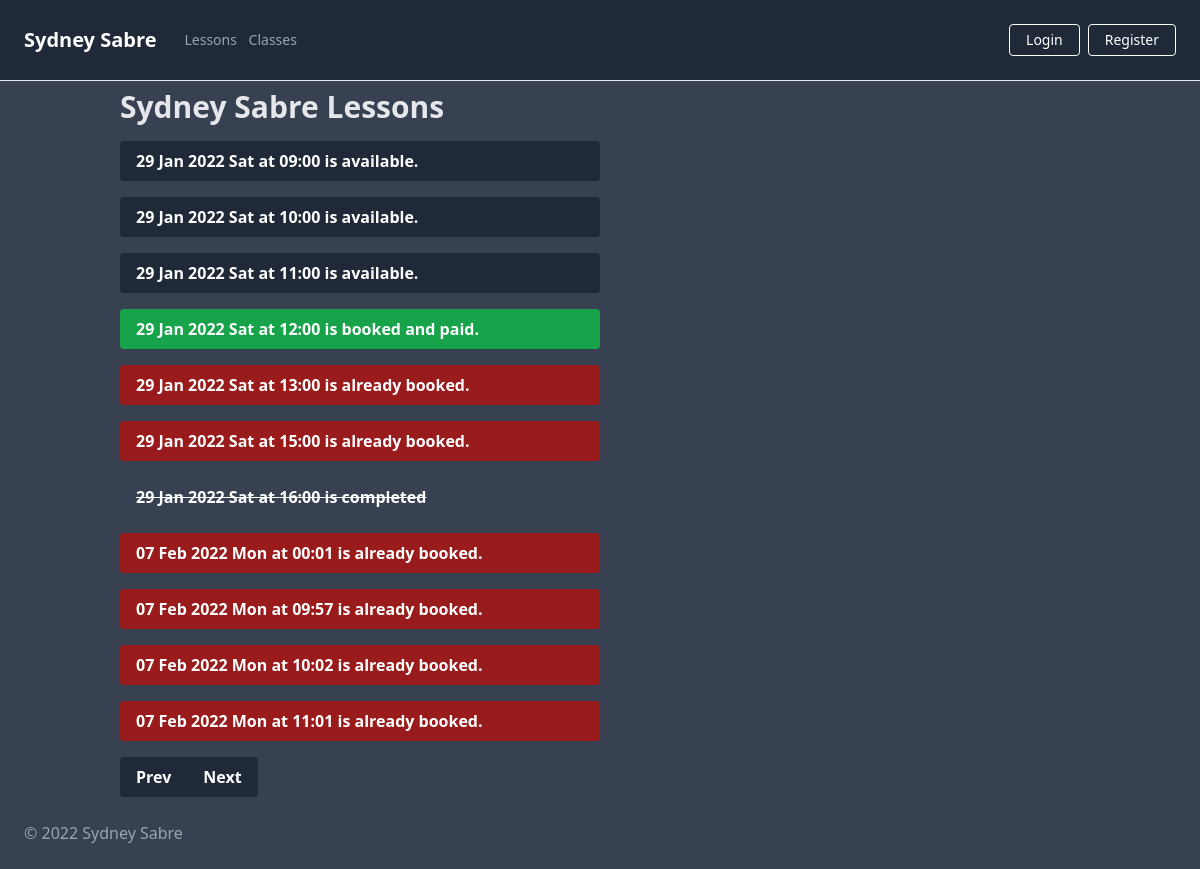
/date/2022-02-07, run on the app's committed database.
### app/models.py (models this page shows, shortened)
class Slot(db.Model):
    __tablename__ = "slots"
    id = db.Column(db.Integer, primary_key=True)
    date = db.Column(db.Date, nullable=False)
    time = db.Column(db.Time, nullable=False)
    name = db.Column(db.String(250), nullable=True)
    comment = db.Column(db.String(500), nullable=True)
    paid = db.Column(db.Boolean, default=False, nullable=True)
    completed = db.Column(db.Boolean, default=False, nullable=True)
    user_id = db.Column(db.Integer, db.ForeignKey('users.id'))

### app/routes.py (the view)
@app.route('/date/<date>')
def show_date(date):
    range = 14
    date = datetime.datetime.strptime(date, '%Y-%m-%d')
    date = date.date() # Strip hours from date
    date_plus_range = date + datetime.timedelta(days=range)
    date_minus_range = date - datetime.timedelta(days=range)
    slots = Slot.query.filter(and_(Slot.date <= date_plus_range, Slot.date >= date_minus_range)) #Show slots on current date +/- range days.
    slots_by_time = sorted(slots, key=lambda slot: slot.time)
    slots_by_timedate = sorted(slots_by_time, key=lambda slot: slot.date)
    return render_template('index.html', all_slots=slots_by_timedate, today=date, next_date=date_plus_range, prev_date=date_minus_range)

### app/templates/index.html
{% extends "base.html" %}
{% block title %}
Sydney Sabre Lessons
{% endblock %}
{% block content %}
    <div class="container">
        <h1 class="text-gray-200 my-2 text-3xl font-bold">{{ self.title() }}</h1>
        {% for slot in all_slots%}
        <div class="flex mr-auto my-4 w-full md:w-3/4 lg:w-1/2">
            {% if current_user.is_admin: %}
                <div class="flex grow">
                    {% if slot.completed == True: %}
                    <a class="grow bg-gray-700 line-through text-white font-bold py-2 px-4 rounded"
                    {% elif slot.name == None: %}
                    <a class="grow bg-gray-800 hover:bg-gray-400 text-white font-bold py-2 px-4 rounded"
                    {% elif slot.paid == True: %}
                    <a class="grow bg-green-800 hover:bg-green-400 text-white font-bold py-2 px-4 rounded"
                    {% else %}
                    <a class="grow bg-red-800 hover:bg-red-400 text-white font-bold py-2 px-4 rounded"
                    {% endif %}
                        href="{{ url_for('book_slot', slot_id=slot.id) }}">
                        {{ slot.date.strftime('%d %b %Y %a') }} at {{ slot.time.strftime('%H:%M') }} booked for {{ slot.name }}
                    </a>
                </div>
            <div class="flex">
                <a class="bg-red-400 hover:bg-red-200 text-white font-bold mx-2 px-3 py-2 rounded"
                    href="{{url_for('delete_slot', slot_id=slot.id) }}">
                    ✘
                </a>
            </div>
            <div class="flex">
                <a class="bg-green-400 hover:bg-green-200 text-white font-bold mx-2 px-3 py-2 rounded"
                    href="{{url_for('toggle_complete_slot', slot_id=slot.id) }}">
                    ✓
                </a>
            </div>
            {% else %}
                {% if slot.completed == True: %}
                <div class="flex grow">
                    <p class="grow bg-gray-700 text-white line-through font-bold py-2 px-4 rounded">
                        {{ slot.date.strftime('%d %b %Y %a') }} at {{ slot.time.strftime('%H:%M') }} is completed
                    </p>
                </div>
                {% elif slot.name == None: %}
                <div class="flex grow">
                    <a class="grow bg-gray-800 hover:bg-gray-400 text-white font-bold py-2 px-4 rounded"
                        href="{{ url_for('book_slot', slot_id=slot.id) }}">
                        {{ slot.date.strftime('%d %b %Y %a') }} at {{ slot.time.strftime('%H:%M') }} is available.
                    </a>
                </div>
                {% elif slot.paid == True: %}
                <div class="flex grow">
                    <p class="grow bg-green-600 text-white font-bold py-2 px-4 rounded">
                        {{ slot.date.strftime('%d %b %Y %a') }} at {{ slot.time.strftime('%H:%M') }} is booked and paid.
                    </p>
                </div>
                {% else %}
                <div class="flex grow">
                    <p class="grow bg-red-800 text-white font-bold py-2 px-4 rounded">
                        {{ slot.date.strftime('%d %b %Y %a') }} at {{ slot.time.strftime('%H:%M') }} is already booked.
                    </p>
                </div>
                {% endif %}
            {% endif %}
        </div>
        {% endfor%}
        <div class="inline-flex">
            <a class="bg-gray-800 hover:bg-gray-400 text-white font-bold py-2 px-4 rounded-l" href="{{url_for('show_date', date=prev_date)}}">
              Prev
            </a>
            <a class="bg-gray-800 hover:bg-gray-400 text-white font-bold py-2 px-4 rounded-r" href="{{url_for('show_date', date=next_date)}}">
              Next
            </a>
          </div>
    </div>
{% endblock %}

### app/static/css/main.css (style rules this page uses)
html { line-height: 1.5; -webkit-text-size-adjust: 100%; -moz-tab-size: 4; -o-tab-size: 4; tab-size: 4; font-family: ui-sans-serif, system-ui, -apple-system, BlinkMacSystemFont, "Segoe UI", Roboto, "Helvetica Neue", Arial, "Noto Sans", sans-serif, "Apple Color Emoji", "Segoe UI Emoji", "Segoe UI Symbol", "Noto Color Emoji"; }
body { margin: 0; line-height: inherit; }
h1, h2, h3, h4, h5, h6 { font-size: inherit; font-weight: inherit; }
a { color: inherit; text-decoration: inherit; }
blockquote, dl, dd, h1, h2, h3, h4, h5, h6, hr, figure, p, pre { margin: 0; }
.container { width: 100%; margin-right: auto; margin-left: auto; padding-right: 2rem; padding-left: 2rem; }
@media (min-width: 640px) { .container { max-width: 640px; } }
@media (min-width: 768px) { .container { max-width: 768px; } }
@media (min-width: 1024px) { .container { max-width: 1024px; } }
.my-2 { margin-top: 0.5rem; margin-bottom: 0.5rem; }
.my-4 { margin-top: 1rem; margin-bottom: 1rem; }
.mr-auto { margin-right: auto; }
.flex { display: flex; }
.inline-flex { display: inline-flex; }
.w-full { width: 100%; }
.grow { flex-grow: 1; }
.rounded { border-radius: 0.25rem; }
.rounded-l { border-top-left-radius: 0.25rem; border-bottom-left-radius: 0.25rem; }
.rounded-r { border-top-right-radius: 0.25rem; border-bottom-right-radius: 0.25rem; }
.bg-gray-700 { --tw-bg-opacity: 1; background-color: rgb(55 65 81 / var(--tw-bg-opacity)); }
.bg-gray-800 { --tw-bg-opacity: 1; background-color: rgb(31 41 55 / var(--tw-bg-opacity)); }
.bg-red-800 { --tw-bg-opacity: 1; background-color: rgb(153 27 27 / var(--tw-bg-opacity)); }
.bg-green-600 { --tw-bg-opacity: 1; background-color: rgb(22 163 74 / var(--tw-bg-opacity)); }
.px-4 { padding-left: 1rem; padding-right: 1rem; }
.py-2 { padding-top: 0.5rem; padding-bottom: 0.5rem; }
.text-3xl { font-size: 1.875rem; line-height: 2.25rem; }
.font-bold { font-weight: 700; }
.text-white { --tw-text-opacity: 1; color: rgb(255 255 255 / var(--tw-text-opacity)); }
.text-gray-200 { --tw-text-opacity: 1; color: rgb(229 231 235 / var(--tw-text-opacity)); }
.line-through { -webkit-text-decoration-line: line-through; text-decoration-line: line-through; }
@media (min-width: 768px) { .md\:w-3\/4 { width: 75%; } }
@media (min-width: 1024px) { .lg\:w-1\/2 { width: 50%; } }

### data on the page
Slot: date "29 Jan 2022 Sat", time "09:00"
Slot: date "29 Jan 2022 Sat", time "10:00"
Slot: date "29 Jan 2022 Sat", time "11:00"
Slot: date "29 Jan 2022 Sat", time "12:00"
Slot: date "29 Jan 2022 Sat", time "13:00"
Slot: date "29 Jan 2022 Sat", time "15:00"
Slot: date "29 Jan 2022 Sat", time "16:00"
Slot: date "07 Feb 2022 Mon", time "00:01"
Slot: date "07 Feb 2022 Mon", time "09:57"
Slot: date "07 Feb 2022 Mon", time "10:02"
Slot: date "07 Feb 2022 Mon", time "11:01"
